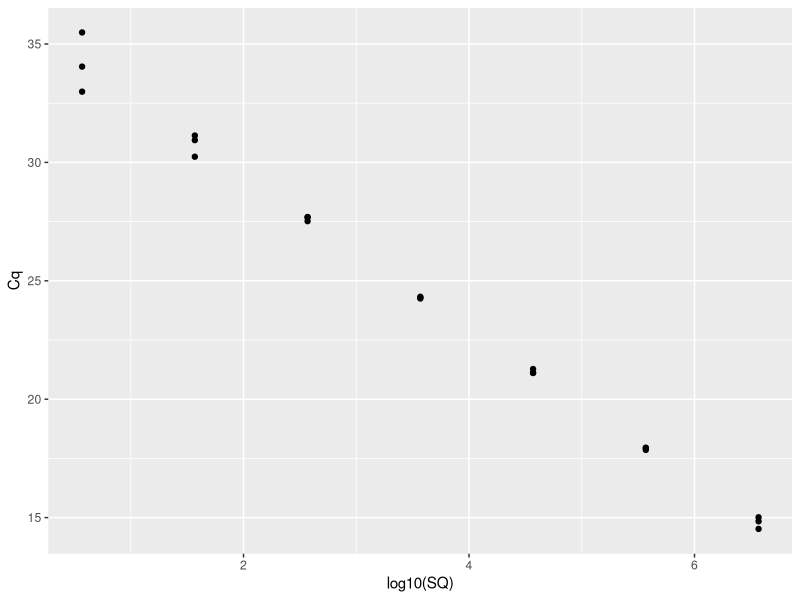
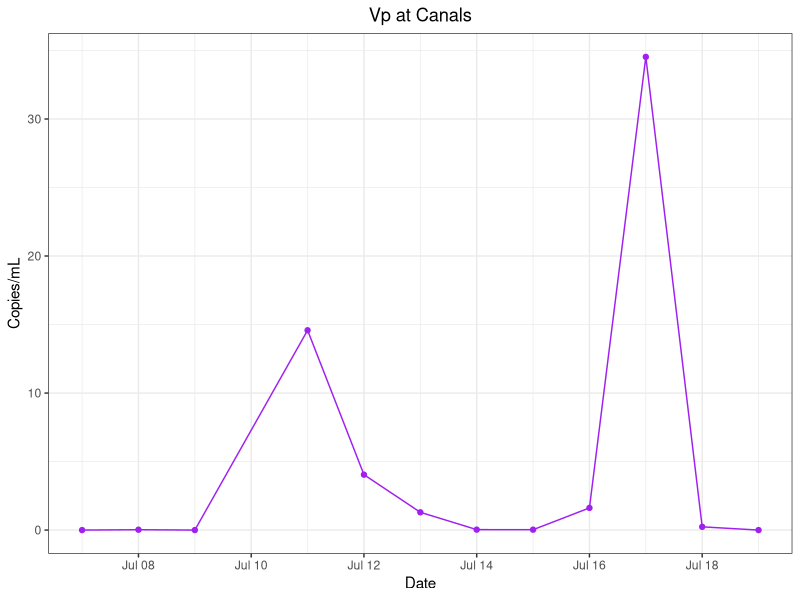
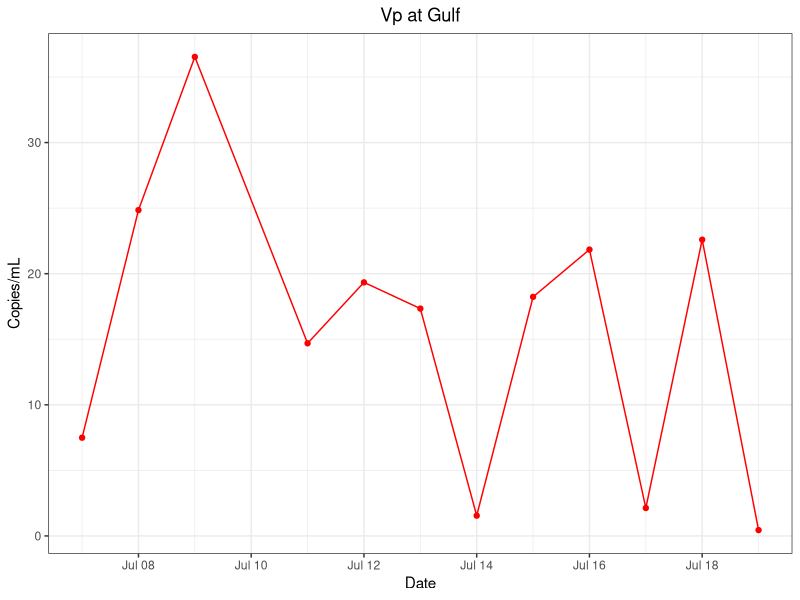
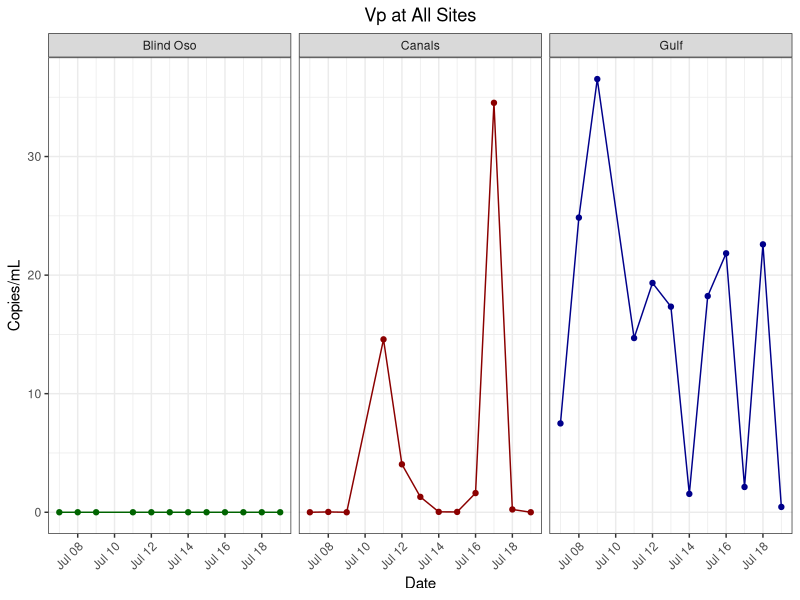
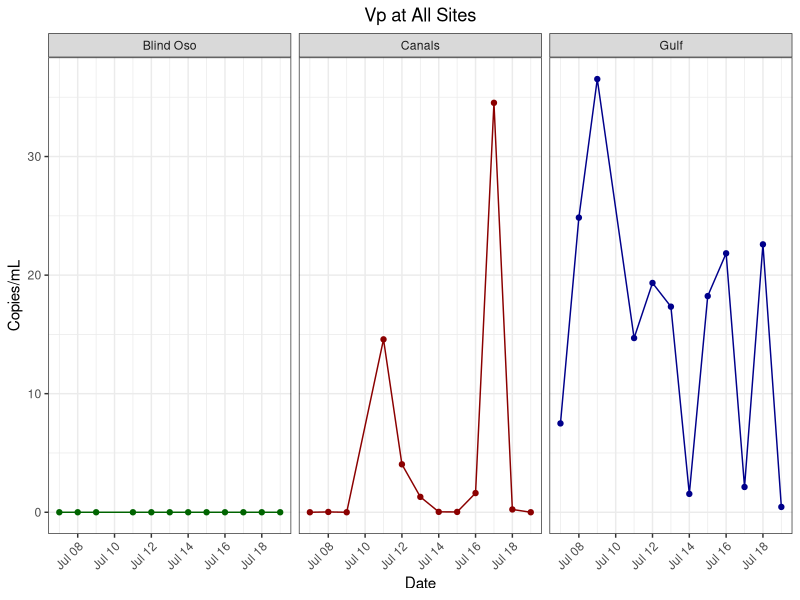

These figures' R source, in order:
## ---- chunk 1
library(tidyverse)
library(here)
## ---- chunk 2
vp<- read_csv(file = here("data", "processed_data", "vp_clean_copies_date.csv")) #This file had dates manually added
sq <-read_csv(here("data", "raw_data", "vp_qPCR.csv")) #Manually replaced NaN with 0 for no amplifcation 
## ---- chunk 3
std<- sq %>%
  filter(
    Fluor %in% "HEX",
    Content %in% "Std")



std %>%
  ggplot() + geom_point(
    aes(x = log10(SQ),
        y = Cq))
  
## ---- chunk 4
rd6<- vp %>%
  filter(site %in% "RD")

c2<- vp %>%
  filter(site %in% "C2")
## ---- chunk 5
c2_vp<- c2 %>% ggplot() + geom_line(
  aes(x = date,
      y = copies_mL),
  color = "purple") +
  geom_point(
    aes(x = date,
      y = copies_mL),
  color = "purple")+
  theme_bw() +
  labs(x = "Date",
       y = "Copies/mL",
       title = "Vp at Canals") +
  theme(plot.title = element_text(hjust = 0.5))


c2_vp
## ---- chunk 6
rd_vp<- rd6 %>% ggplot() + geom_line(
  aes(x = date,
      y = copies_mL),
  color = "red")+
  geom_point(
    aes(x = date,
      y = copies_mL),
  color = "red")+
  theme_bw() +
  labs(x = "Date",
       y = "Copies/mL",
       title = "Vp at Gulf") +
  theme(plot.title = element_text(hjust = 0.5))


rd_vp
## ---- chunk 7
all<- vp %>% 
    mutate(site = recode(site, "BO" = "Blind Oso",
                              "C2" = "Canals",
                              "RD" = "Gulf")) %>%
  ggplot() + geom_line(
  aes(x = date,
      y = copies_mL,
      color = site)) +
  facet_wrap(~site)+
  geom_point(
    aes(x = date,
      y = copies_mL,
      color = site))+
  theme_bw() +
  labs(x = "Date",
       y = "Copies/mL",
       title = "Vp at All Sites") +
  theme(
    legend.position = "none",
    axis.text.x = element_text(angle = 45, hjust = 1),
    plot.title = element_text(hjust = 0.5)) +
  
 scale_color_manual( values = c("Blind Oso" = "darkgreen",
                                "Canals" = "darkred",
                                "Gulf" = "darkblue"))


all
## ---- chunk 8
png(file = here("results", "plots", "vp_all_sites.png")) #Saving c2
all
dev.off()


